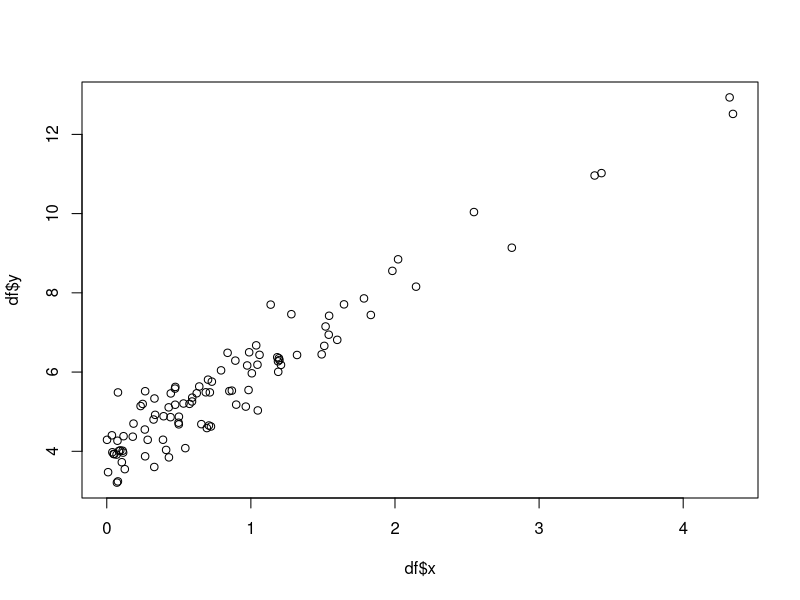
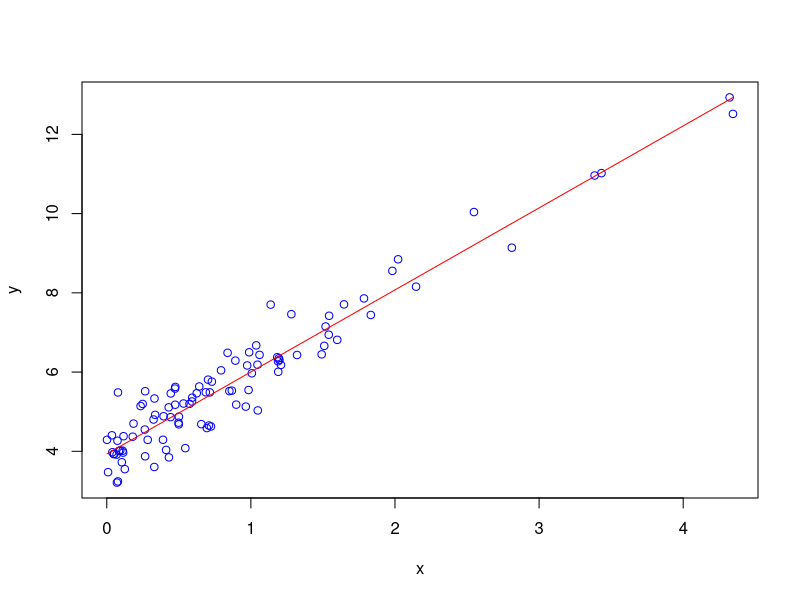

These charts were generated, in order, by the following R code:
## ---- chunk 1
#| echo: true
#| code-fold: false
df <- data.frame(x = 101:103, y = c('a', 'b', 'c'))
df
## ---- chunk 2
#| echo: true
#| code-fold: false
df$x
## ---- chunk 3
#| echo: true
#| code-fold: false
df$y
## ---- chunk 4
#| echo: true
#| code-fold: false
x <- 101:10**3
y <- 2*x + 7
df <- data.frame(x, y)
head(df)
## ---- chunk 5
#| echo: true
#| code-fold: false
head(df,10)
## ---- chunk 6
sum(df$y)
## ---- chunk 7
#| echo: true
#| code-fold: false
df <- read.csv("numbers.csv")
## ---- chunk 8
#| echo: true
#| code-fold: false
head(df)
## ---- chunk 9
1/mean(df$x)
## ---- chunk 10
#| echo: true
#| code-fold: false
my_condition <- df$y > 5
my_condition[1:6]
## ---- chunk 11
#| echo: true
#| code-fold: false
length(my_condition) == nrow(df)
## ---- chunk 12
#| echo: true
#| code-fold: false
df_cond <- df[my_condition,]
head(df_cond)
## ---- chunk 13
mean(df[df$x > 1,]$y)
## ---- chunk 14
plot(df$x, df$y)
## ---- chunk 15
#| echo: true
#| code-fold: false
lm(y ~ x, data = df)
## ---- chunk 16
#| echo: true
#| code-fold: false
ans <- coef(lm(y ~ x, data = df))
ans
## ---- chunk 17
x <- df$x
y <- df$y
plot(x, y, col = 'blue')
lines(x, ans[2]*x + ans[1], col = 'red')
